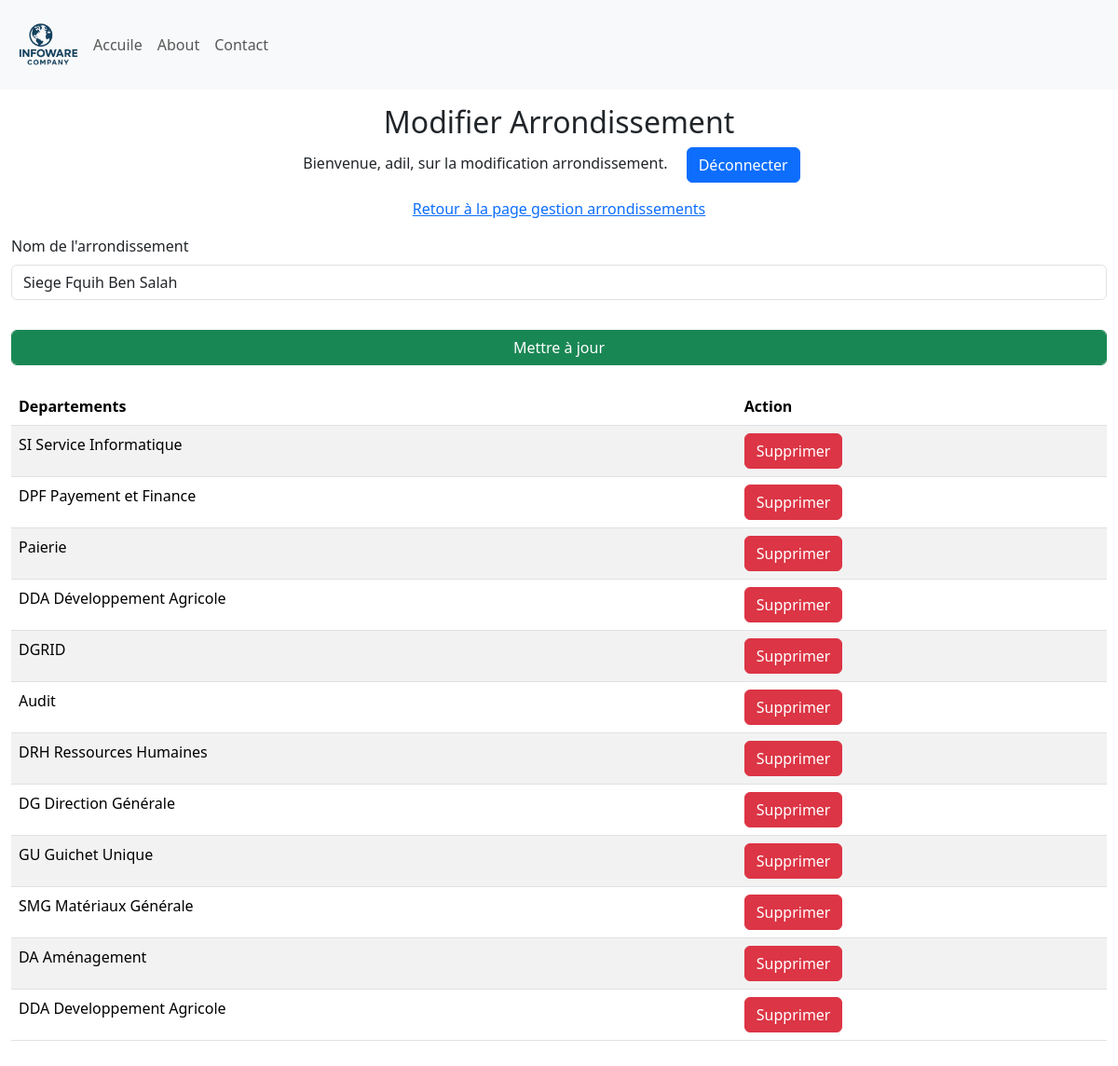
/update_arrondissement/1 (signed in), run on an earlier commit of the app's database.
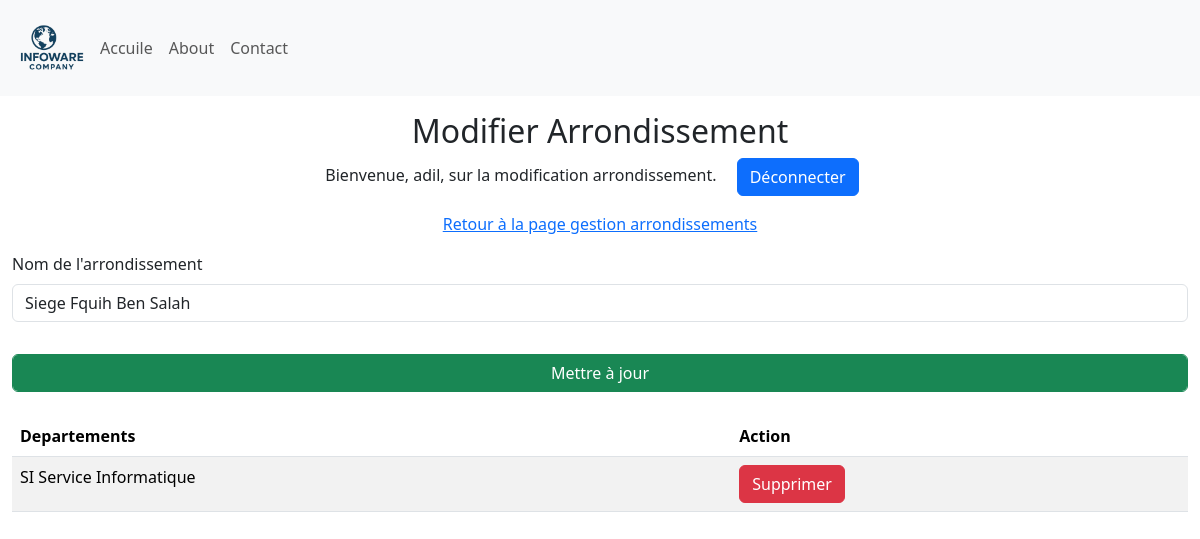
And on a later commit of the database.
### Site/models.py (models this page shows, shortened)
class Departement(db.Model):
    id = db.Column(db.Integer, primary_key=True)
    departement = db.Column(db.String(25), unique=True, nullable=False)
    arondissement = db.Column(db.Integer, db.ForeignKey('arondissement.id'), nullable=False)

### Site/dashbord/arrondissement.py (the view)
@arrondissement.route('/update_arrondissement/<int:arrondissement_id>', methods=['GET', 'POST'])
def update_arrondissement(arrondissement_id):
    if 'user' not in session:
        return redirect(url_for('admin.admin'))
    arrondissement = Arondissement.query.get_or_404(arrondissement_id)
    if request.method == 'POST':
        new_name = request.form.get('arrondissementName')
        if new_name:
            arrondissement.arondissement = new_name
            db.session.commit()
            return redirect(url_for('arrondissement.manage_Arrondissements'))
    return render_template('update_arondissement.html', name=session['user'], arrondissement=arrondissement, departements=arrondissement.departement)

### Site/templates/update_arondissement.html (shortened to what this page needs)
{% extends 'base.html' %}
{% block body %}
<div class="container-fluid">
    <div class="row">
        <div class="col-12  my-3">
            <div class="text-center">
                <h2>Modifier Arrondissement</h2>
                <p>Bienvenue, {{ name }}, sur la modification arrondissement. <a class="mx-3 btn btn-primary" href="{{ url_for('admin.logout') }}"">Déconnecter</a></p>
                <p><a href="{{ url_for('arrondissement.manage_Arrondissements') }}">Retour à la page gestion arrondissements</a> </p>
            </div>
           <form method="POST">
                <div class="mb-3">
                    <label for="arrondissementName" class="form-label">Nom de l'arrondissement</label>
                    <input type="text" class="form-control" id="arrondissementName" name="arrondissementName" value="{{ arrondissement.arondissement }}" required>
                </div>
                <div class="mb-3">
                    <input type="submit" class="form-control btn btn-success mt-3" value="Mettre à jour">
                </div>
            </form>
                {% if departements %}
                <table class="table table-striped mt-4 ">
                    <thead>
                        <tr>
                          <th scope="col">Departements</th>
                          <th scope="col">Action</th>
                        </tr>
                      </thead>
                      <tbody>
                        {% for departement in departements %}
                        <tr>
                          <td>{{ departement.departement }}</td>
                          <td>
                             <a href ="{{ url_for('departement.delete_departement', departement_id=departement.id) }}" onclick="return confirm('Êtes-vous sûr de vouloir supprimer cet arrondissement ?');"  class="btn btn-danger">Supprimer</a>
                          </td>
                        </tr>
                        {% endfor %}
                </table>
                {% else %}
                <p class="mt-4 text-danger h4">Aucun departement associé à cet arrondissement.</p>
                {% endif %}
        </div>
    </div>
</div>
{% endblock %}

What changed in the data, as far as the page shows it:
removed Departement: departement "DPF Payement et Finance"
removed Departement: departement "Paierie"
removed Departement: departement "DDA Développement Agricole"
removed Departement: departement "DGRID"
removed Departement: departement "Audit"
removed Departement: departement "DRH Ressources Humaines"
removed Departement: departement "DG Direction Générale"
removed Departement: departement "GU Guichet Unique"
removed Departement: departement "SMG Matériaux Générale"
removed Departement: departement "DA Aménagement"
removed Departement: departement "DDA Developpement Agricole"
